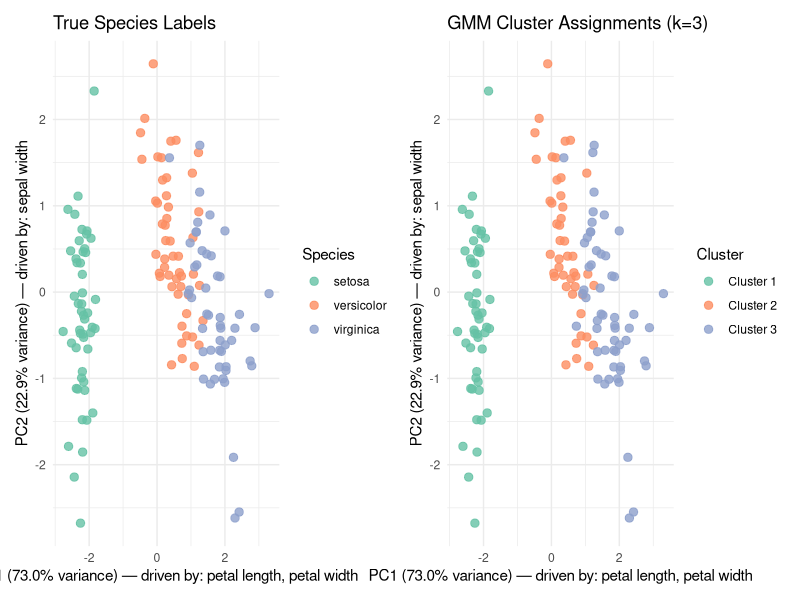

The R script that drew this image:
# Script 05: Gaussian Mixture Model Clustering
# Purpose: Fit a GMM to the iris data and compare cluster assignments to true species labels on a PCA scatter plot.

if (!require("ggplot2")) install.packages("ggplot2", repos = "https://cloud.r-project.org")
if (!require("patchwork")) install.packages("patchwork", repos = "https://cloud.r-project.org")
if (!require("mclust")) install.packages("mclust", repos = "https://cloud.r-project.org")
library(ggplot2)
library(patchwork)
library(mclust)

if (!dir.exists("output")) dir.create("output")

# A Gaussian Mixture Model (GMM) takes a probabilistic approach to clustering.
# Instead of assigning each point to exactly one cluster, it assumes the data were
# drawn from a mixture of multivariate normal (Gaussian) distributions. The EM
# (expectation-maximization) algorithm finds the means and covariances of those
# distributions that best explain the data. Each point receives a probability of
# belonging to each cluster; the most probable cluster is used for visualization.

# Helper: construct an informative PCA axis label from loadings (top 1-2 features, capped at 2)
make_pca_label <- function(pca_result, pc_index, variance_pct) {
  loadings <- abs(pca_result$rotation[, pc_index])
  feature_names <- rownames(pca_result$rotation)
  sorted_idx <- order(loadings, decreasing = TRUE)
  top_val <- loadings[sorted_idx[1]]
  included <- feature_names[sorted_idx[1]]
  if (length(sorted_idx) > 1 && loadings[sorted_idx[2]] >= 0.70 * top_val) {
    included <- c(included, feature_names[sorted_idx[2]])
  }
  pretty <- gsub("\\.", " ", tolower(included))
  sprintf("PC%d (%.1f%% variance) \u2014 driven by: %s",
          pc_index, variance_pct[pc_index], paste(pretty, collapse = ", "))
}

data(iris)
iris_scaled <- scale(iris[, 1:4])

set.seed(42)
gmm_result <- Mclust(iris_scaled, G = 3)
gmm_clusters <- factor(gmm_result$classification)

pca_result <- prcomp(iris_scaled, center = FALSE, scale. = FALSE)
variance_pct <- pca_result$sdev^2 / sum(pca_result$sdev^2) * 100

x_label <- make_pca_label(pca_result, 1, variance_pct)
y_label <- make_pca_label(pca_result, 2, variance_pct)

pca_df <- data.frame(
  PC1 = pca_result$x[, 1],
  PC2 = pca_result$x[, 2],
  Species = iris$Species,
  GMMCluster = gmm_clusters
)

plot_species <- ggplot(pca_df, aes(x = PC1, y = PC2, color = Species)) +
  geom_point(size = 2.5, alpha = 0.8) +
  scale_color_brewer(palette = "Set2") +
  labs(title = "True Species Labels", x = x_label, y = y_label) +
  theme_minimal()

plot_gmm <- ggplot(pca_df, aes(x = PC1, y = PC2, color = GMMCluster)) +
  geom_point(size = 2.5, alpha = 0.8) +
  scale_color_brewer(palette = "Set2", labels = c("Cluster 1", "Cluster 2", "Cluster 3")) +
  labs(title = "GMM Cluster Assignments (k=3)", x = x_label, y = y_label, color = "Cluster") +
  theme_minimal()

combined_plot <- plot_species + plot_gmm

ggsave("output/gmm_pca_scatter.png", combined_plot,
       width = 1600 / 150, height = 800 / 150, dpi = 150)

cat("Plot saved to output/gmm_pca_scatter.png\n")
